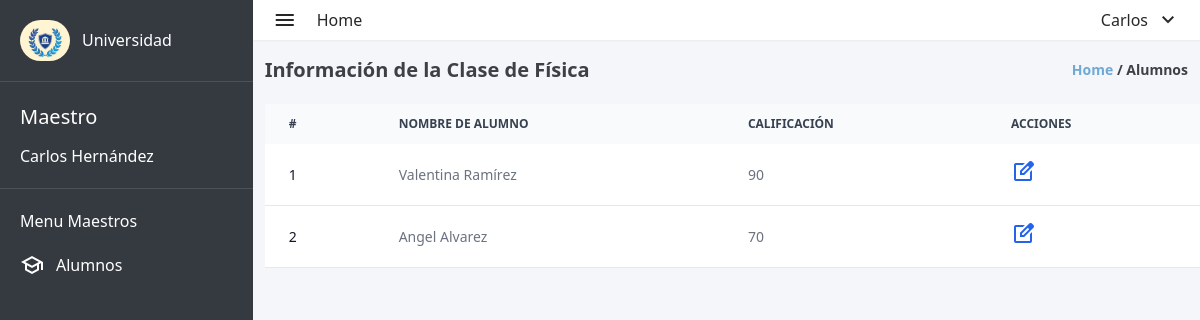
The app's page /views/maestro/maestro_alumnos.php (signed in) with its own data.
### tables this page shows
CREATE TABLE `usuarios` (
  `user_id` int(11) NOT NULL,
  `matricula` int(10) DEFAULT NULL,
  `nombre` varchar(100) DEFAULT NULL,
  `apellido` varchar(100) DEFAULT NULL,
  `correo_electronico` varchar(100) DEFAULT NULL,
  `contrasena` varchar(255) DEFAULT NULL,
  `direccion` varchar(100) DEFAULT NULL,
  `fecha_nacimiento` date DEFAULT NULL,
  `rol` enum('ADMIN','MAESTRO','ALUMNO') DEFAULT NULL,
  `materia_asignada` varchar(100) DEFAULT '0',
  `materias_inscritas` text DEFAULT NULL
);

CREATE TABLE `materias` (
  `id_materia` int(11) NOT NULL,
  `nombre` varchar(100) DEFAULT NULL
);

### views/maestro/maestro_alumnos.php (the view, shortened to what this page needs)
<?php
require_once "../../database/database.php";
$user_id = $_SESSION['id'];
$sql = "SELECT  nombre, apellido FROM usuarios WHERE user_id = '$user_id'";
$result = mysqli_query($conexion, $sql);
$row = mysqli_fetch_assoc($result);
if ($row) {
    $nombre = $row['nombre'];
    $apellido = $row['apellido'];
} else {
    echo "No se encontraron datos para el usuario con el ID proporcionado.";
}
$consulta_maestro = "SELECT u.nombre, u.apellido, m.nombre AS materia_asignada
                     FROM usuarios u
                     INNER JOIN materias m ON u.materia_asignada = m.id_materia
                     WHERE u.user_id = '$user_id'";
$resultado_maestro = $conexion->query($consulta_maestro);
$maestro = mysqli_fetch_assoc($resultado_maestro);
$materia_asignada_nombre = $maestro['materia_asignada'];
$materia_asignada_id = 0;
$consulta_materia = "SELECT id_materia FROM materias WHERE nombre = '$materia_asignada_nombre'";
$resultado_materia = $conexion->query($consulta_materia);
if ($resultado_materia->num_rows == 1) {
    $row = $resultado_materia->fetch_assoc();
    $materia_asignada_id = $row['id_materia'];
}
$consulta_alumnos = "SELECT u.user_id AS id_alumno, u.nombre, u.apellido, c.calificacion FROM usuarios u
                     INNER JOIN materias_inscritas mi ON u.user_id = mi.id_alumno
                     INNER JOIN calificaciones c ON u.user_id = c.id_alumno AND mi.id_materia = c.id_materia
                     WHERE mi.id_materia = '$materia_asignada_id'";
$resultado_alumnos = $conexion->query($consulta_alumnos);
?>
<!DOCTYPE html>
<html lang="en">
<head>
    <link rel="stylesheet" href="../../styles.css">
</head>
<body>
    <div class="w-screen h-screen flex bg-lightgray">
        <aside class="w-80 h-full bg-dark">
            <div class="flex items-center gap-3 p-5">
                <img class="rounded-full" src="../../assets/logo-aside.jpg" alt="university-logo" width="50px"
                    height="60px">
                <span class="text-white font-medium">Universidad</span>
            </div>
            <div style="width: 100%; height: 1px; background-color: #4c5157; "></div>
            <div class="text-white flex flex-col p-5 gap-3">
                <span style="font-size: 20px;">Maestro</span>
                <span><?php echo $nombre . " " . $apellido ?></span>
            </div>
            <div style="width: 100%; height: 1px; background-color: #4c5157; "></div>
            <div class="text-white flex flex-col gap-5 p-5">
                <p>Menu Maestros</p>
                <div>
                    <a href="maestro_alumnos.php" class="flex items-center gap-3 ">
                        <span class="material-symbols-outlined">
                        </span>
                        <span>Alumnos</span>
                    </a>
                </div>
            </div>
        </aside>
        <div class="w-full flex flex-col">
            <header class="w-full flex items-center justify-between h-10 p-5 bg-white shadow-sm">
                <div class="flex items-center gap-5">
                    <span class="material-symbols-outlined text-zinc-800">
                    </span>
                    <a href="maestro_dashboard.php">
                        <span class="text-zinc-800">
                            Home
                        </span>
                    </a>
                </div>
                <nav>
                    <li class="flex items-center gap-2 text-zinc-800 cursor-pointer" onclick="toggleLogoutMenu()">
                        <?php echo $nombre ?>
                        <ul class="flex flex-col">
                            <span class="material-symbols-outlined">
                            </span>
                    </li>
                </nav>
            </header>
            <div class="h-full pl-3">
                <div class="w-full flex items-center justify-between pr-3 mt-4 mb-5">
                    <h1 class="font-bold text-zinc-700 text-xl ">Información de la Clase de
                        <?php echo $materia_asignada_nombre; ?></h1>
                    <p class="font-semibold text-sm text-zinc-700"><span class="text-myblue">Home</span> / Alumnos
                    </p>
                </div>
                <div>
                    <table class="w-full text-sm text-left text-gray-500 dark:text-gray-400">
                        <thead class="text-xs text-gray-700 uppercase bg-gray-50 dark:bg-gray-700 dark:text-gray-400">
                            <tr>
                                <th scope="col" class="px-6 py-3">
                                    #
                                </th>
                                <th scope="col" class="px-6 py-3">
                                    Nombre de Alumno
                                </th>
                                <th scope="col" class="px-6 py-3">
                                    Calificación
                                </th>
                                <th scope="col" class="px-6 py-3">
                                    Acciones
                                </th>
                            </tr>
                        </thead>
                        <tbody>
                            <?php
                            if ($resultado_alumnos->num_rows > 0) {
                                $contador = 1;
                                while ($alumno = $resultado_alumnos->fetch_assoc()) {
                                    echo '<tr class="bg-white border-b dark:bg-gray-900 dark:border-gray-700">';
                                    echo '<td class="px-6 py-4 font-medium text-gray-900 whitespace-nowrap dark:text-white">' . $contador . '</td>';
                                    echo '<td class="px-6 py-4">' . $alumno['nombre'] . ' ' . $alumno['apellido'] . '</td>';
                                    echo '<td class="px-6 py-4">' . $alumno['calificacion'] . '</td>';
                                    echo '<td class="px-6 py-4 flex gap-5 items-center">';
                                    echo '<a href="maestro_edit.php?alumno_id=' . $alumno["id_alumno"] . '&amp;materia_id=' . $materia_asignada_id . '"
                                    class="font-medium text-blue-600 dark:text-blue-500">';
                                    echo '<span class="material-symbols-outlined">edit_square</span>';
                                    echo '</a>';
                                    echo '</td>';
                                    echo '</tr>';
                                    $contador++;
                                }
                            } else {
                                echo '<tr class="bg-white border-b dark:bg-gray-900 dark:border-gray-700">';
                                echo '<td colspan="4" class="px-6 py-4 text-center text-gray-600 dark:text-white">No hay
                                    alumnos inscritos en esta materia.</td>';
                                echo '</tr>';
                            }
                            ?>
                        </tbody>
                    </table>
                </div>
            </div>
        </div>
    </div>
</body>
</html>

### styles.css (style rules this page uses)
html { line-height: 1.5; -webkit-text-size-adjust: 100%; -moz-tab-size: 4; -o-tab-size: 4; tab-size: 4; font-family: ui-sans-serif, system-ui, -apple-system, BlinkMacSystemFont, "Segoe UI", Roboto, "Helvetica Neue", Arial, "Noto Sans", sans-serif, "Apple Color Emoji", "Segoe UI Emoji", "Segoe UI Symbol", "Noto Color Emoji"; font-feature-settings: normal; font-variation-settings: normal; }
body { margin: 0; line-height: inherit; }
h1, h2, h3, h4, h5, h6 { font-size: inherit; font-weight: inherit; }
a { color: inherit; text-decoration: inherit; }
table { text-indent: 0; border-color: inherit; border-collapse: collapse; }
blockquote, dl, dd, h1, h2, h3, h4, h5, h6, hr, figure, p, pre { margin: 0; }
ol, ul, menu { list-style: none; margin: 0; padding: 0; }
img, svg, video, canvas, audio, iframe, embed, object { display: block; vertical-align: middle; }
img, video { max-width: 100%; height: auto; }
.mb-5 { margin-bottom: 1.25rem; }
.mt-4 { margin-top: 1rem; }
.flex { display: flex; }
.h-10 { height: 2.5rem; }
.h-full { height: 100%; }
.h-screen { height: 100vh; }
.w-80 { width: 20rem; }
.w-full { width: 100%; }
.w-screen { width: 100vw; }
.cursor-pointer { cursor: pointer; }
.flex-col { flex-direction: column; }
.items-center { align-items: center; }
.justify-between { justify-content: space-between; }
.gap-2 { gap: 0.5rem; }
.gap-3 { gap: 0.75rem; }
.gap-5 { gap: 1.25rem; }
.whitespace-nowrap { white-space: nowrap; }
.rounded-full { border-radius: 9999px; }
.border-b { border-bottom-width: 1px; }
.bg-dark { --tw-bg-opacity: 1; background-color: rgb(53 58 64 / var(--tw-bg-opacity)); }
.bg-gray-50 { --tw-bg-opacity: 1; background-color: rgb(249 250 251 / var(--tw-bg-opacity)); }
.bg-lightgray { --tw-bg-opacity: 1; background-color: rgb(245 246 250 / var(--tw-bg-opacity)); }
.bg-white { --tw-bg-opacity: 1; background-color: rgb(255 255 255 / var(--tw-bg-opacity)); }
.p-5 { padding: 1.25rem; }
.px-6 { padding-left: 1.5rem; padding-right: 1.5rem; }
.py-3 { padding-top: 0.75rem; padding-bottom: 0.75rem; }
.py-4 { padding-top: 1rem; padding-bottom: 1rem; }
.pl-3 { padding-left: 0.75rem; }
.pr-3 { padding-right: 0.75rem; }
.text-left { text-align: left; }
.text-sm { font-size: 0.875rem; line-height: 1.25rem; }
.text-xl { font-size: 1.25rem; line-height: 1.75rem; }
.text-xs { font-size: 0.75rem; line-height: 1rem; }
.font-bold { font-weight: 700; }
.font-medium { font-weight: 500; }
.font-semibold { font-weight: 600; }
.uppercase { text-transform: uppercase; }
.text-blue-600 { --tw-text-opacity: 1; color: rgb(37 99 235 / var(--tw-text-opacity)); }
.text-gray-500 { --tw-text-opacity: 1; color: rgb(107 114 128 / var(--tw-text-opacity)); }
.text-gray-700 { --tw-text-opacity: 1; color: rgb(55 65 81 / var(--tw-text-opacity)); }
.text-gray-900 { --tw-text-opacity: 1; color: rgb(17 24 39 / var(--tw-text-opacity)); }
.text-myblue { --tw-text-opacity: 1; color: rgb(110 169 215 / var(--tw-text-opacity)); }
.text-white { --tw-text-opacity: 1; color: rgb(255 255 255 / var(--tw-text-opacity)); }
.text-zinc-700 { --tw-text-opacity: 1; color: rgb(63 63 70 / var(--tw-text-opacity)); }
.text-zinc-800 { --tw-text-opacity: 1; color: rgb(39 39 42 / var(--tw-text-opacity)); }
.shadow-sm { --tw-shadow: 0 1px 2px 0 rgb(0 0 0 / 0.05); --tw-shadow-colored: 0 1px 2px 0 var(--tw-shadow-color); box-shadow: var(--tw-ring-offset-shadow, 0 0 #0000), var(--tw-ring-shadow, 0 0 #0000), var(--tw-shadow); }

### records on screen
usuarios: nombre "Carlos", apellido "Hernández", materias.nombre "Física"

### other values on screen
$alumno['nombre'] "Valentina"
$alumno['apellido'] "Ramírez"
$alumno['calificacion'] "90"
$alumno['nombre'] "Angel"
$alumno['apellido'] "Alvarez"
$alumno['calificacion'] "70"
